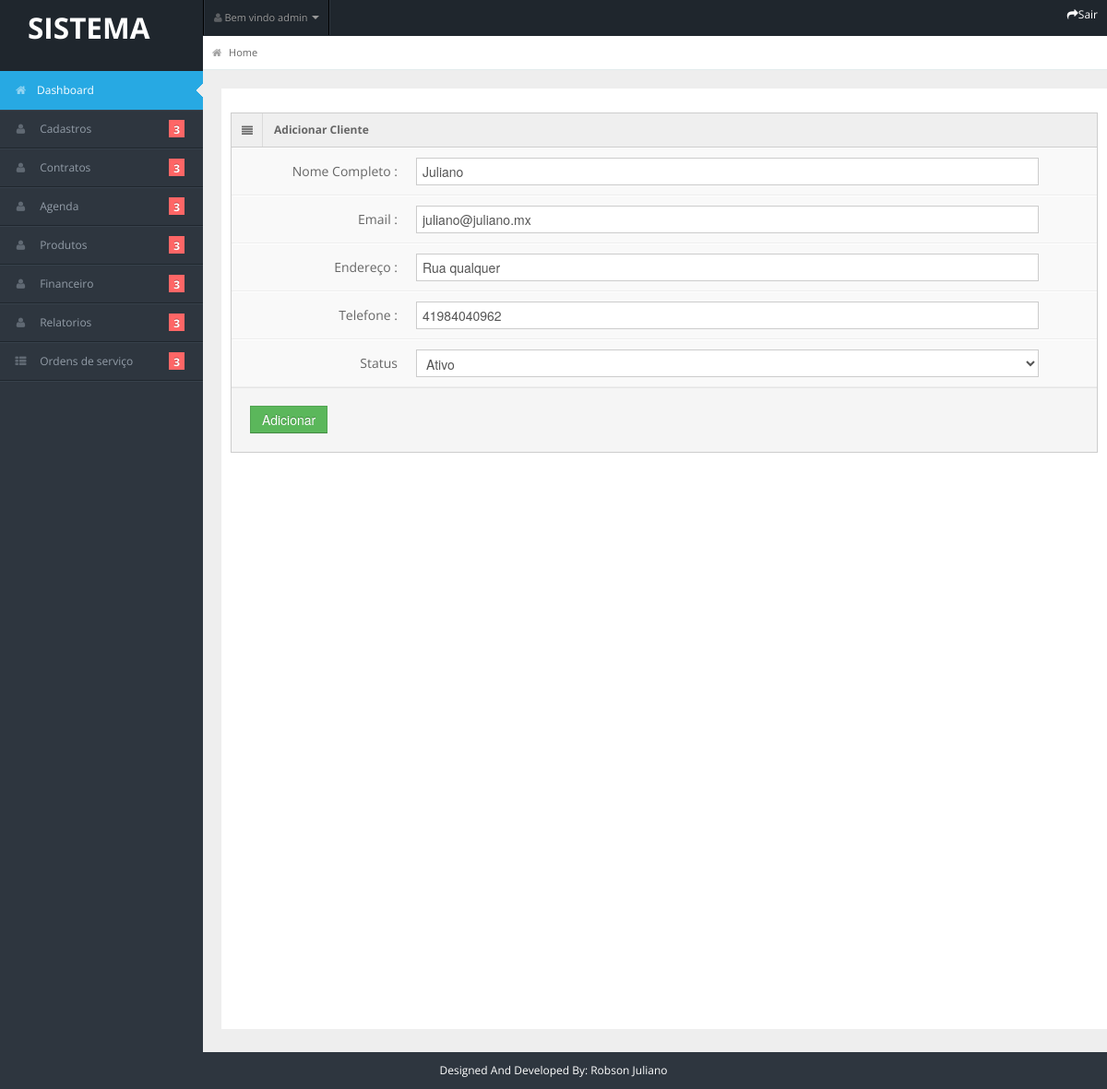
The app's page /admin/edit_client.php?id=1 (signed in) with its own data.
### tables this page shows
CREATE TABLE `clients` (
  `id` int(11) NOT NULL,
  `client_name` varchar(60) NOT NULL,
  `client_email` varchar(60) NOT NULL,
  `client_address` varchar(100) NOT NULL,
  `client_tel` varchar(50) NOT NULL,
  `status` varchar(15) NOT NULL
);

### admin/edit_client.php (the view, shortened to what this page needs)
<?php
include '../includes/header.php';
include "../conn.php";
$id=$_GET["id"];
$client_name="";
$client_email="";
$client_address="";
$client_tel="";
$status="";
$res=mysqli_query($link,"select * from clients where id=$id");
    while ($row=mysqli_fetch_array($res))
    {
        $client_name=$row["client_name"];
        $client_email=$row["client_email"];
        $client_address=$row["client_address"];
        $client_tel=$row["client_tel"];
        $status=$row["status"];
    }
?>
     <div class="span12">
      <div class="widget-box ">
        <div class="widget-title"> <span class="icon"> <i class="icon-align-justify"></i> </span>
          <h5>Adicionar Cliente</h5>
        </div>
        <div class="widget-content nopadding">
          <form name="form1" action="" method="post" class="form-horizontal">
            <div class="control-group">
              <label class="control-label">Nome Completo :</label>
              <div class="controls" >
                <input type="text" class="span11" placeholder="Nome Completo" name="client_name" value="<?php echo $client_name;?>" required="true" />
              </div>
            </div>
            <div class="control-group" >
              <label class="control-label">Email :</label>
              <div class="controls" >
                <input type="email" class="span11" placeholder="Email " name="client_email" value="<?php echo $client_email;?>" />
              </div>
            </div>
             <div class="control-group">
              <label class="control-label">Endereço :</label>
              <div class="controls">
                <input type="text" class="span11" placeholder="Endereço" name="client_address" value="<?php echo $client_address;?>" />
              </div>
            </div>
            <div class="control-group">
              <label class="control-label">Telefone :</label>
              <div class="controls">
                <input type="text"  class="span11" placeholder="Telefone" name="client_tel" value="<?php echo $client_tel;?>" />
              </div>
            </div>
            <div class="control-group">
              <label class="control-label">Status</label>
              <div class="controls">
                <select class="span11"  name="status">
                <option value="active" <?php if ($status=="active"){echo "selected";}?>>Ativo</option>
               </select>
              </div>
            </div>
            <div class="form-actions">
              <button type="submit" name="submit1" class="btn btn-success">Adicionar</button>
            </div>
          </form>
        </div>
      </div>
 </div>
</div>
</div>
<?php
include "../includes/footer.php"
?>

### css/matrix-style.css (style rules this page uses)
* { outline:none !important; -moz-outline: none !important; }
html, body { height:100% }
body { overflow-x: hidden; margin-top: -10px; font-family: 'Open Sans', sans-serif; font-size:12px; color:#666; }
select, textarea, input[type="text"], input[type="password"], input[type="datetime"], input[type="datetime-local"], input[type="date"], input[type="month"], input[type="time"], input[type="week"], input[type="number"], input[type="email"], input[type="url"], input[type="search"], input[type="tel"], input[type="color"], .uneditable-input, .label, .dropdown-menu, .btn, .well, .progress, .table-bordered, .btn-group > .btn:first-child, .btn-group > .btn:last-child, .btn-group > .btn:last-child, .btn-group > .dropdown-toggle, .alert { border-radius:0px; }
.btn, textarea, input[type="text"], input[type="password"], input[type="datetime"], input[type="datetime-local"], input[type="date"], input[type="month"], input[type="time"], input[type="week"], input[type="number"], input[type="email"], input[type="url"], input[type="search"], input[type="tel"], input[type="color"], .uneditable-input { box-shadow:none; }
.progress, .progress-success .bar, .progress .bar-success, .progress-warning .bar, .progress .bar-warning, .progress-danger .bar, .progress .bar-danger, .progress-info .bar, .progress .bar-info, .btn, .btn-primary { background-image:none; }
.form-horizontal .form-actions { padding-left:20px; }
.stat-boxes .peity_bar_good, .stat-boxes .peity_line_good, { color: #459D1C; }
.widget-box { background: none repeat scroll 0 0 #F9F9F9; border-left: 1px solid #CDCDCD; border-top: 1px solid #CDCDCD; border-right: 1px solid #CDCDCD; clear: both; margin-top: 16px; margin-bottom: 16px; position: relative; }
.widget-title, .modal-header, .table th, div.dataTables_wrapper .ui-widget-header { background:#efefef; border-bottom: 1px solid #CDCDCD; height: 36px; }
.widget-title span.icon { padding: 9px 10px 7px 11px; float: left; border-right:1px solid #dadada; }
.widget-title h5 { color: #666; float: left; font-size: 12px; font-weight: bold; padding: 12px; line-height: 12px; margin: 0; }
.widget-content { padding:15px; border-bottom: 1px solid #cdcdcd; }
.nopadding { padding: 0 !important; }
form { margin-bottom: 0; }
.form-horizontal .control-group { border-top: 1px solid #ffffff; border-bottom: 1px solid #eeeeee; margin-bottom: 0; }
.form-horizontal .control-label { padding-top: 15px; width: 180px; }
.form-horizontal .controls { margin-left: 200px; padding: 10px 0; }
.form-horizontal .form-actions { margin-top: 0; margin-bottom: 0; }

### css/matrix-media.css (style rules this page uses)
body { background:#2E363F; }

### records on screen
clients: client_name "Juliano", client_email "juliano@juliano.mx", client_address "Rua qualquer", client_tel "41984040962", status "Ativo"

### other values on screen
$_SESSION['login1'] "admin"
